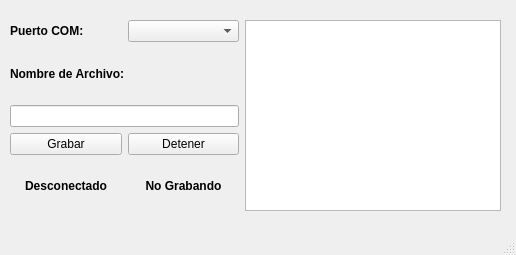
<?xml version="1.0" encoding="UTF-8"?>
<ui version="4.0">
 <class>MainWindow</class>
 <widget class="QMainWindow" name="MainWindow">
  <property name="geometry">
   <rect>
    <x>0</x>
    <y>0</y>
    <width>516</width>
    <height>255</height>
   </rect>
  </property>
  <property name="windowTitle">
   <string>MainWindow</string>
  </property>
  <widget class="QWidget" name="centralwidget">
   <widget class="QWidget" name="horizontalLayoutWidget_3">
    <property name="geometry">
     <rect>
      <x>10</x>
      <y>20</y>
      <width>491</width>
      <height>191</height>
     </rect>
    </property>
    <layout class="QHBoxLayout" name="horizontalLayout_3">
     <item>
      <layout class="QVBoxLayout" name="verticalLayout">
       <item>
        <layout class="QHBoxLayout" name="horizontalLayout">
         <item>
          <widget class="QLabel" name="label">
           <property name="font">
            <font>
             <weight>75</weight>
             <bold>true</bold>
            </font>
           </property>
           <property name="text">
            <string>Puerto COM:</string>
           </property>
          </widget>
         </item>
         <item>
          <widget class="QComboBox" name="comboBox_Port"/>
         </item>
        </layout>
       </item>
       <item>
        <widget class="QLabel" name="label_2">
         <property name="font">
          <font>
           <weight>75</weight>
           <bold>true</bold>
          </font>
         </property>
         <property name="text">
          <string>Nombre de Archivo:</string>
         </property>
        </widget>
       </item>
       <item>
        <widget class="QLineEdit" name="lineEdit_Archive"/>
       </item>
       <item>
        <layout class="QHBoxLayout" name="horizontalLayout_4">
         <item>
          <widget class="QPushButton" name="pushButton_grabar">
           <property name="text">
            <string>Grabar</string>
           </property>
          </widget>
         </item>
         <item>
          <widget class="QPushButton" name="pushButton_Detener">
           <property name="text">
            <string>Detener</string>
           </property>
          </widget>
         </item>
        </layout>
       </item>
       <item>
        <layout class="QHBoxLayout" name="horizontalLayout_2">
         <item>
          <widget class="QLabel" name="label_Conect">
           <property name="font">
            <font>
             <weight>75</weight>
             <bold>true</bold>
            </font>
           </property>
           <property name="text">
            <string>&lt;html&gt;&lt;head/&gt;&lt;body&gt;&lt;p align=&quot;center&quot;&gt;Desconectado&lt;/p&gt;&lt;/body&gt;&lt;/html&gt;</string>
           </property>
          </widget>
         </item>
         <item>
          <widget class="QLabel" name="label_Recording">
           <property name="font">
            <font>
             <weight>75</weight>
             <bold>true</bold>
            </font>
           </property>
           <property name="text">
            <string>&lt;html&gt;&lt;head/&gt;&lt;body&gt;&lt;p align=&quot;center&quot;&gt;&lt;span style=&quot; font-weight:600;&quot;&gt;No Grabando&lt;/span&gt;&lt;/p&gt;&lt;/body&gt;&lt;/html&gt;</string>
           </property>
          </widget>
         </item>
        </layout>
       </item>
      </layout>
     </item>
     <item>
      <widget class="QTextBrowser" name="textBrowser">
       <property name="enabled">
        <bool>true</bool>
       </property>
       <property name="mouseTracking">
        <bool>true</bool>
       </property>
       <property name="tabletTracking">
        <bool>true</bool>
       </property>
      </widget>
     </item>
    </layout>
   </widget>
  </widget>
  <widget class="QMenuBar" name="menubar">
   <property name="geometry">
    <rect>
     <x>0</x>
     <y>0</y>
     <width>516</width>
     <height>21</height>
    </rect>
   </property>
  </widget>
  <widget class="QStatusBar" name="statusbar"/>
 </widget>
 <resources/>
 <connections/>
</ui>
